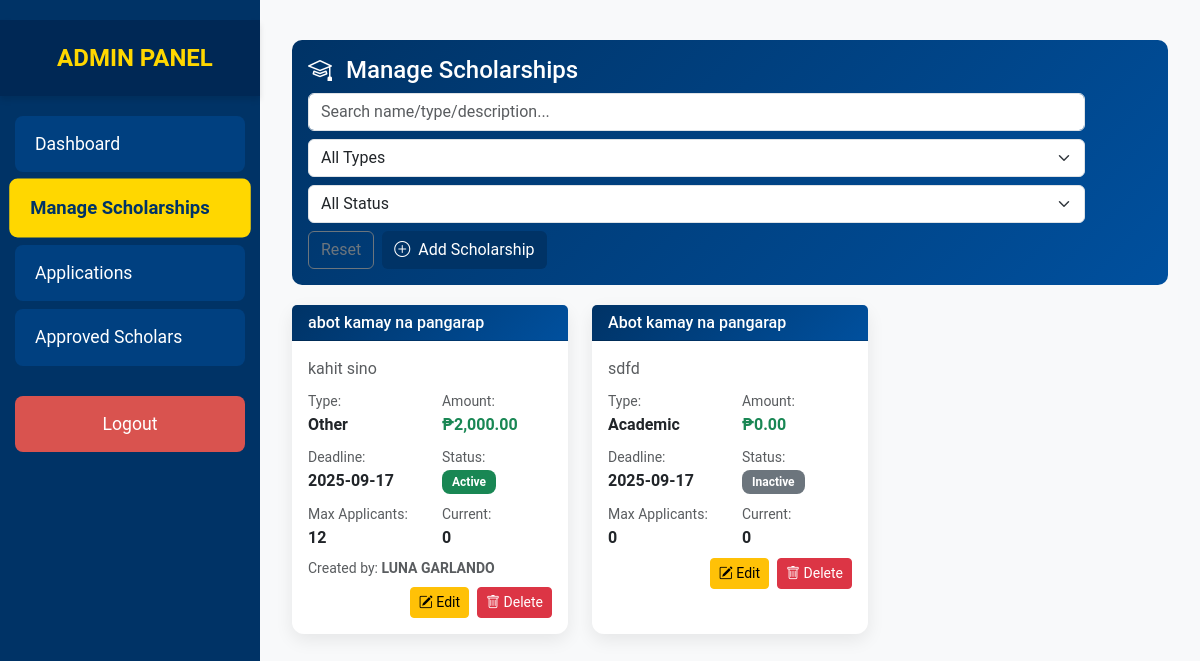
/admin_manage_scholarships.php (signed in), run on the app's committed database.
### tables this page shows
CREATE TABLE `scholarships` (
  `id` int(11) NOT NULL,
  `name` varchar(255) NOT NULL,
  `type` varchar(100) DEFAULT 'Academic',
  `description` text NOT NULL,
  `eligibility` text NOT NULL,
  `amount` decimal(10,2) DEFAULT 0.00,
  `requirements` text DEFAULT NULL,
  `documents_required` text DEFAULT NULL,
  `max_applicants` int(11) DEFAULT 0,
  `current_applicants` int(11) DEFAULT 0,
  `created_by` varchar(50) DEFAULT NULL,
  `deadline` date NOT NULL,
  `created_at` timestamp NOT NULL DEFAULT current_timestamp(),
  `updated_at` timestamp NOT NULL DEFAULT current_timestamp() ON UPDATE current_timestamp(),
  `status` varchar(20) NOT NULL DEFAULT 'pending'
);

CREATE TABLE `users` (
  `user_id` varchar(50) NOT NULL,
  `first_name` varchar(50) NOT NULL,
  `middle_name` varchar(50) DEFAULT NULL,
  `last_name` varchar(50) NOT NULL,
  `birth_date` date NOT NULL,
  `nationality` varchar(50) NOT NULL,
  `religion` varchar(50) NOT NULL,
  `biological_sex` varchar(10) NOT NULL,
  `email` varchar(100) NOT NULL,
  `phone` varchar(20) NOT NULL,
  `current_address` varchar(255) NOT NULL,
  `permanent_address` varchar(255) NOT NULL,
  `role` varchar(20) NOT NULL,
  `password_hash` varchar(255) NOT NULL,
  `mother_name` varchar(50) NOT NULL,
  `mother_work` varchar(50) NOT NULL,
  `mother_contact` varchar(20) NOT NULL,
  `father_name` varchar(50) NOT NULL,
  `father_work` varchar(50) NOT NULL,
  `father_contact` varchar(20) NOT NULL,
  `siblings_count` int(11) NOT NULL,
  `unit` varchar(50) DEFAULT NULL,
  `last_login` datetime DEFAULT NULL,
  `date_registered` datetime DEFAULT current_timestamp(),
  `profile_picture` varchar(255) DEFAULT NULL,
  `status` enum('Active','Inactive') NOT NULL DEFAULT 'Inactive',
  `year` int(11) DEFAULT NULL,
  `section` varchar(10) DEFAULT NULL,
  `course` varchar(100) DEFAULT NULL,
  `department` varchar(100) DEFAULT NULL,
  `gpa` decimal(3,2) DEFAULT NULL,
  `family_income` decimal(12,2) DEFAULT NULL
);

### admin_manage_scholarships.php (the view, shortened to what this page needs)
<?php
require_once 'config.php';
$q = $conn->query("SELECT s.*, u.first_name, u.last_name FROM scholarships s LEFT JOIN users u ON u.user_id = s.created_by ORDER BY s.created_at DESC");
$scholarships = [];
while ($row = $q->fetch_assoc()) $scholarships[] = $row;
?>
<!DOCTYPE html>
<html lang="en">
<head>
<link href="https://cdn.jsdelivr.net/npm/bootstrap@5.3.0/dist/css/bootstrap.min.css" rel="stylesheet">
<link href="https://cdn.jsdelivr.net/npm/bootstrap-icons@1.11.3/font/bootstrap-icons.css" rel="stylesheet">
</head>
<body>
<?php if (file_exists(__DIR__ . '/admin_scholarship_header.php')) include 'admin_scholarship_header.php'; ?>
<div class="main-content">
  <div class="container-fluid">
    <div class="page-header d-flex flex-wrap justify-content-between align-items-center gap-2">
      <h4 class="mb-0"><i class="bi bi-mortarboard me-2"></i> Manage Scholarships</h4>
      <div class="d-flex gap-2 flex-wrap">
        <input type="text" id="searchInput" class="form-control" placeholder="Search name/type/description..." style="min-width:260px">
        <select id="typeFilter" class="form-select">
          <option value="">All Types</option>
        </select>
        <select id="statusFilter" class="form-select">
          <option value="">All Status</option>
        </select>
        <button id="resetFilters" class="btn btn-outline-secondary">Reset</button>
        <button class="btn btn-primary" data-bs-toggle="modal" data-bs-target="#createModal"><i class="bi bi-plus-circle me-1"></i> Add Scholarship</button>
      </div>
    </div>
    <div class="row" id="scholarshipGrid">
      <?php foreach ($scholarships as $s): ?>
      <div class="col-lg-6 col-xl-4 mb-3 scholarship-item"
           data-name="<?= strtolower(htmlspecialchars($s['name'])) ?>"
           data-type="<?= strtolower(htmlspecialchars($s['type'])) ?>"
           data-status="<?= strtolower(htmlspecialchars($s['status'])) ?>">
        <div class="card h-100">
          <div class="card-header">
            <h6 class="mb-0"><?= htmlspecialchars($s['name']) ?></h6>
          </div>
          <div class="card-body">
            <p class="text-muted mb-2"><?= htmlspecialchars(mb_strimwidth($s['description'],0,120,'...')) ?></p>
            <div class="row mb-2">
              <div class="col-6"><small class="text-muted">Type:</small><div><strong><?= htmlspecialchars($s['type']) ?></strong></div></div>
              <div class="col-6"><small class="text-muted">Amount:</small><div><strong class="text-success">₱<?= number_format((float)$s['amount'],2) ?></strong></div></div>
            </div>
            <div class="row mb-2">
              <div class="col-6"><small class="text-muted">Deadline:</small><div><strong><?= htmlspecialchars($s['deadline']) ?></strong></div></div>
              <div class="col-6"><small class="text-muted">Status:</small><div>
                <span class="badge badge-status <?= $s['status']==='active'?'bg-success':($s['status']==='pending'?'bg-warning text-dark':'bg-secondary') ?>">
                  <?= htmlspecialchars(ucfirst($s['status'])) ?>
                </span></div>
              </div>
            </div>
            <div class="row mb-2">
              <div class="col-6"><small class="text-muted">Max Applicants:</small><div><strong><?= (int)$s['max_applicants'] ?></strong></div></div>
              <div class="col-6"><small class="text-muted">Current:</small><div><strong><?= (int)$s['current_applicants'] ?></strong></div></div>
            </div>
            <?php if (!empty($s['first_name']) || !empty($s['last_name'])): ?>
              <small class="text-muted d-block mb-2">Created by: <strong><?= htmlspecialchars(trim(($s['first_name'] ?? '').' '.($s['last_name'] ?? ''))) ?></strong></small>
            <?php endif; ?>
            <div class="d-flex justify-content-end gap-2">
              <button class="btn btn-sm btn-warning" data-bs-toggle="modal" data-bs-target="#editModal<?= (int)$s['id'] ?>"><i class="bi bi-pencil-square"></i> Edit</button>
              <form method="post" onsubmit="return confirm('Delete this scholarship?')">
                <button class="btn btn-sm btn-danger"><i class="bi bi-trash"></i> Delete</button>
              </form>
            </div>
          </div>
        </div>
      </div>
      <?php endforeach; ?>
    </div>
  </div>
</div>
</body>
</html>

### admin_manage_scholarships.php (style rules this page uses)
:root { --blue:#003366; --light:#00509E; --gold:#FFD700; --gray:#F8F9FA; --sidebar:260px; }
body { background: var(--gray); }
.main-content { margin-left: var(--sidebar); padding: 20px; }
.page-header { background:linear-gradient(135deg,var(--blue),var(--light)); color:#fff; padding:16px; border-radius:10px; margin:20px 0; }
.card { border-radius:12px; box-shadow:0 6px 18px rgba(0,0,0,.08); border:0; }
.card-header { background:linear-gradient(135deg,var(--blue),var(--light)); color:#fff; }
.btn-primary { background:var(--blue); border:none; }
.badge-status { border-radius:8px; padding:6px 10px; }

### admin_scholarship_header.php (style rules this page uses)
* { margin: 0; padding: 0; box-sizing: border-box; }
body { font-family: 'Roboto', sans-serif; }

### data on the page
scholarships: name "abot kamay na pangarap", description "kahit sino", type "Other", amount "2,000.00", deadline "2025-09-17", status "Active", max_applicants "12", current_applicants "0", created_by.last_name "LUNA GARLANDO"
scholarships: name "Abot kamay na pangarap", description "sdfd", type "Academic", amount "0.00", deadline "2025-09-17", status "Inactive", max_applicants "0", current_applicants "0"
